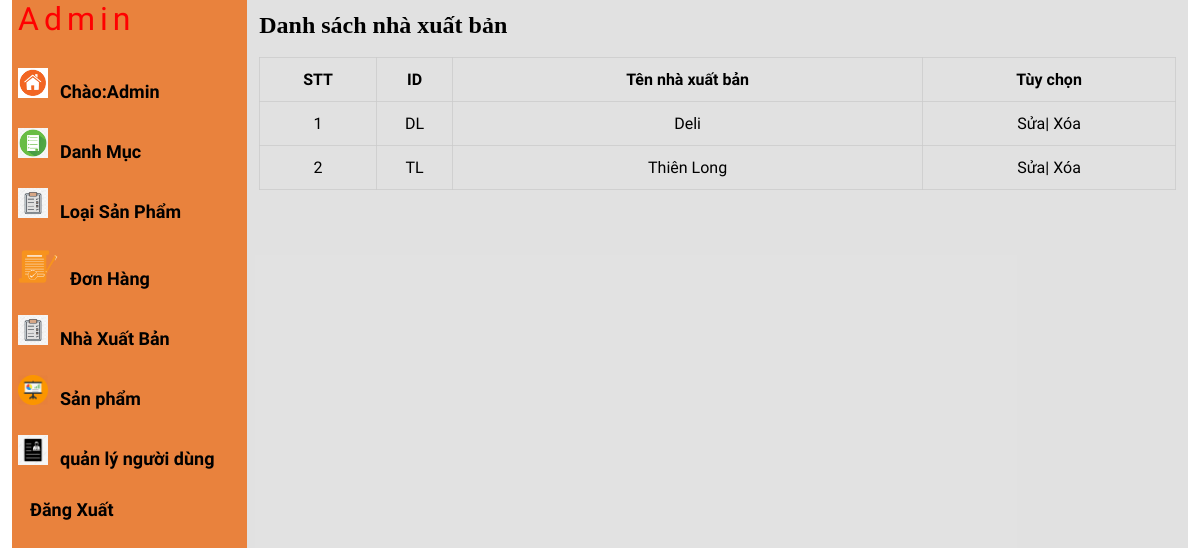
Before: /admin/nhaxuatban_list.php with the older database file.
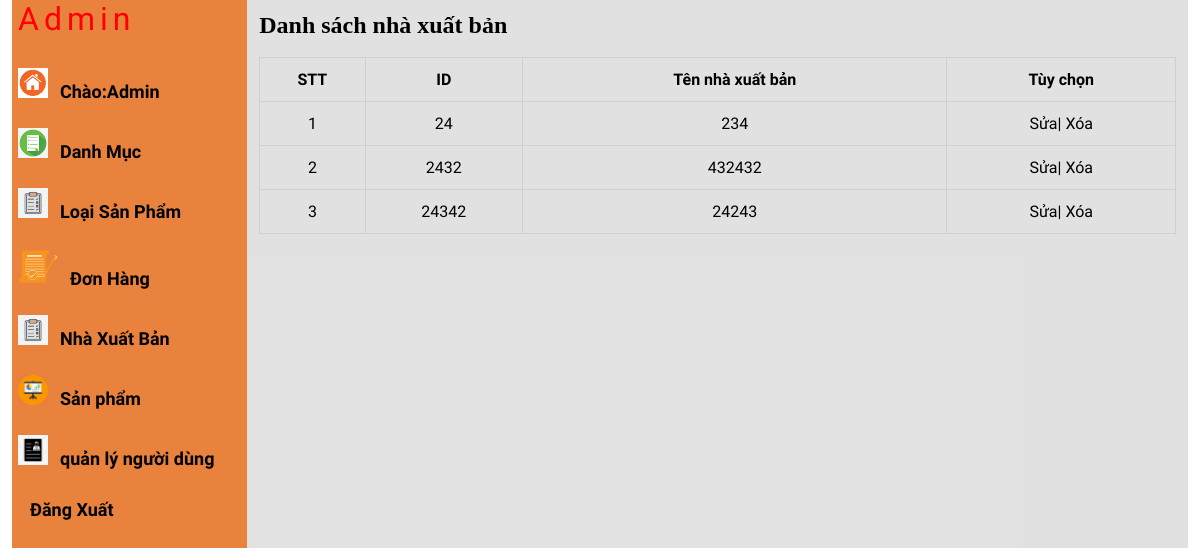
After: the same page with the newer database file.
### tables this page shows
CREATE TABLE `nha_san_xuat` (
  `ma` varchar(20) NOT NULL,
  `ten` varchar(200) NOT NULL
);

### admin/nhaxuatban_list.php (the view, shortened to what this page needs)
<?php
include "header.php";
include "leftside.php";
?>
<?php
        $ket_noi = mysqli_connect('localhost','root','','doan1');
        mysqli_set_charset($ket_noi,'utf8');
        $sql = "select * from nha_san_xuat";
        $ket_qua = mysqli_query($ket_noi,$sql);
        ?>
<div class="admin-content-right">
    <div class="table-content">
        <h1>Danh sách nhà xuất bản</h1><br>
        <table>
            <tr>
                <th>STT</th>
                <th>ID</th>
                <th>Tên nhà xuất bản</th>
                <th>Tùy chọn</th>
            </tr>
           <?php $i = 0;
           foreach ($ket_qua as $tung_san_pham){
           $i = $i + 1 ; ?>
            <tr>
                <td><?php echo $i ?></td>
                <td><?php echo $tung_san_pham['ma']  ?></td>
                <td><?php echo $tung_san_pham['ten']  ?></td>
                <td><a href="nhaxuatban_update.php?ma=<?php echo $tung_san_pham['ma'] ?>">Sửa</a>|
                    <a href="delete_NSX.php?ma=<?php echo $tung_san_pham['ma'] ?>">Xóa</a>
                </td>
            </tr>
            <?php
            } ?>
        </table>
    </div>
</div>
</section>
</body>
</html>

### admin/header.php (shortened to what this page needs)
<!DOCTYPE html>
<html lang="en">
<head>
    <link rel="stylesheet" href="style.css">
</head>
<body>

### admin/leftside.php (shortened to what this page needs)
<section class="admin-content row space-between">
    <div class="admin-content-left">
        <div class="header-top-left">
            <a href="index.php">
                <p style="color: red;">Admin</p>
            </a>
        </div>
        <ul>
            <li><a href="index.php"> <img style="width:30px" src="icon/admin.png" alt="">Chào:Admin</a>
            <li><a href="#"><img style="width:30px" src="icon/options.png" alt="">Danh Mục</a>
            </li>
            <li><a href="#"><img style="width:30px" src="icon/menu.png" alt="">Loại Sản Phẩm</a>
            </li>
            <li><a href="#"><img style="width:40px" src="icon/donhang.png" alt="">Đơn Hàng</a>
            </li>
            <li><a href="#"><img style="width:30px" src="icon/menu.png" alt="">Nhà Xuất Bản</a>
            </li>
            <li><a href="#"><img style="width:30px" src="icon/article.png" alt="">Sản phẩm</a>
            </li>
            <li><a href="#"><img style="width:30px" src="icon/qltk.jpg" alt="">quản lý người dùng</a>
            </li>
            <li><a href=""> <img style=" width:30px" src="icon/logout.png" alt="">Đăng Xuất</a>
            </li>
        </ul>
    </div>

### admin/style.css (style rules this page uses)
:root { --maincolor: #ff8800; --subcolor: #ec400c; }
* { padding: 0; margin: 0; box-sizing: border-box; }
ul { list-style: none; }
a { text-decoration: none; color: black; }
.row { display: flex; }
.space-between { justify-content: space-between; }
.admin-content { padding: 0px 12px; }
.admin-content-left { width: 20%; padding-left: 6px; background-color: #e9823d; }
.admin-content-left > ul >li >a { font-weight: bold; font-family: "Bona Nova", serif; font-size: 18px; }
.admin-content-left > ul > li { line-height: 30px; margin-bottom: 20px; }
.admin-content-left > ul > li img { margin-right: 12px; line-height: 22px; }
.admin-content-right { width: 80%; background-color: #dddd; padding: 12px 12px; height: 100vh; overflow-y: scroll; }
.table-content table { width: 100%; }
.table-content table,th,td { text-align: center; border: 1px solid #cccc; border-collapse: collapse; padding: 12px 0; font-family: "Bona Nova", serif; }
.header-top-left p { font-family: "Otomanopee One", sans-serif; color: var(--maincolor); font-weight: 400; font-size: 32px; letter-spacing: 5px }
.header-top-left { margin-bottom: 30px; }

Changed rows visible on the page:
removed nha_san_xuat: ma "DL", ten "Deli"
removed nha_san_xuat: ma "TL", ten "Thiên Long"
added nha_san_xuat: ma "24", ten "234"
added nha_san_xuat: ma "2432", ten "432432"
added nha_san_xuat: ma "24342", ten "24243"
